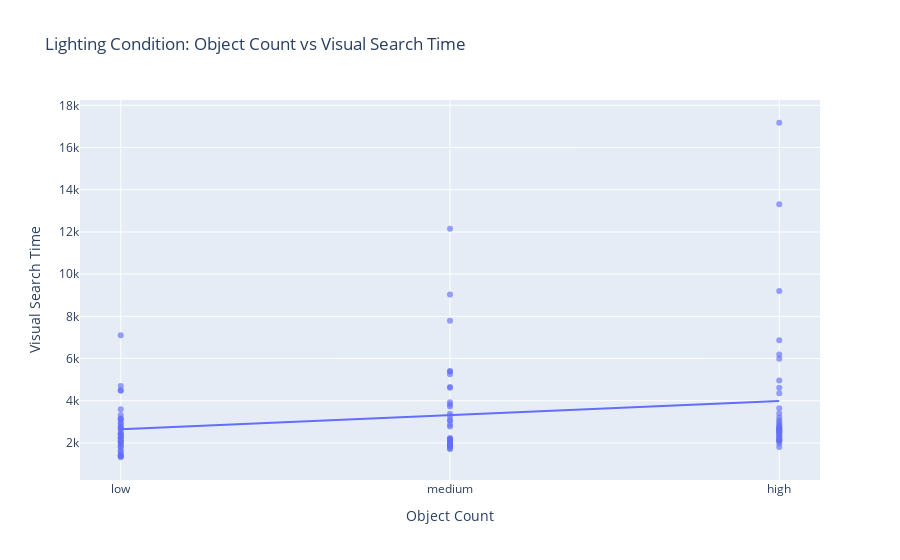

Notebook source saved alongside this figure:
### Code cell
fig = px.scatter(
    lighting_data,
    x='OC_numeric',
    y='visualSearchTime',
    opacity=0.65,
    trendline='ols',
    labels={
        'OC_numeric': 'Object Count',
        'visualSearchTime': 'Visual Search Time'
    },
    title='Lighting Condition: Object Count vs Visual Search Time'
)

fig.update_xaxes(
    tickmode='array',
    tickvals=[1, 2, 3],
    ticktext=['low', 'medium', 'high']
)

fig.show()

### Figure 1 — Plotly figure (JSON) as saved in the notebook; plotly's stock layout.template omitted (floating-point values rounded to 4 significant figures)
{"data": [{"hovertemplate": "Object Count=%{x}<br>Visual Search Time=%{y}<extra></extra>", "legendgroup": "", "marker": {"color": "#636efa", "opacity": 0.65, "symbol": "circle"}, "mode": "markers", "name": "", "orientation": "v", "showlegend": false, "type": "scatter", "x": [2, 2, 2, 3, 1, 3, 3, 2, 1, 2, 3, 1, 1, 1, 1, 3, 3, 2, 1, 2, 3, 1, 1, 3, 2, 3, 2, 1, 3, 1, 3, 1, 2, 3, 2, 2, 2, 3, 1, 1, 2, 1, 3, 3, 1, 3, 2, 2, 2, 1, 3, 2, 1, 3, 2, 2, 2, 1, 3, 1, 3, 1, 1, 3, 1, 2, 2, 3, 3, 1, 3, 2, 1, 2, 1, 3, 2, 3, 2, 2, 1, 1, 3, 3, 1, 2, 3, 2, 1, 3, 3, 3, 1, 3, 1, 2, 1, 2, 3, 2, 1, 1, 3, 2, 3, 1, 2, 2], "xaxis": "x", "y": [7795, 2781, 2152, 6862, 2228, 3204, 2735, 1851, 2632, 1870, 2623, 1892, 2237, 2088, 4704, 2537, 4620, 2159, 3164, 1727, 2168, 1779, 1982, 2334, 1985, 2482, 3078, 1574, 2377, 2281, 2661, 2732, 4653, 2286, 2010, 3271, 3826, 2466, 2901, 1830, 1966, 2056, 3396, 2966, 3593, 2098, 1956, 2172, 3387, 2391, 2143, 2172, 3136, 2114, 5400, 3927, 1956, 2437, 4351, 2783, 2707, 2688, 2470, 2861, 2385, 1834, 1956, 2813, 3065, 2072, 6195, 3051, 7101, 9040, 4486, 9205, 12153, 4960, 5253, 5398, 4491, 3087, 13314, 5989, 2946, 4620, 3648, 3726, 3329, 2632, 2564, 17174, 1616, 2528, 1323, 1872, 1377, 2861, 2187, 2083, 1411, 1445, 1985, 2239, 1811, 1384, 1721, 2181], "yaxis": "y"}, {"hovertemplate": "<b>OLS trendline</b><br>visualSearchTime = 667.083 * OC_numeric + 1982.26<br>R<sup>2</sup>=0.051083<br><br>Object Count=%{x}<br>Visual Search Time=%{y} <b>(trend)</b><extra></extra>", "legendgroup": "", "marker": {"color": "#636efa", "symbol": "circle"}, "mode": "lines", "name": "", "showlegend": false, "type": "scatter", "x": [1, 1, 1, 1, 1, 1, 1, 1, 1, 1, 1, 1, 1, 1, 1, 1, 1, 1, 1, 1, 1, 1, 1, 1, 1, 1, 1, 1, 1, 1, 1, 1, 1, 1, 1, 1, 2, 2, 2, 2, 2, 2, 2, 2, 2, 2, 2, 2, 2, 2, 2, 2, 2, 2, 2, 2, 2, 2, 2, 2, 2, 2, 2, 2, 2, 2, 2, 2, 2, 2, 2, 2, 3, 3, 3, 3, 3, 3, 3, 3, 3, 3, 3, 3, 3, 3, 3, 3, 3, 3, 3, 3, 3, 3, 3, 3, 3, 3, 3, 3, 3, 3, 3, 3, 3, 3, 3, 3], "xaxis": "x", "y": [2649.0, 2649.0, 2649.0, 2649.0, 2649.0, 2649.0, 2649.0, 2649.0, 2649.0, 2649.0, 2649.0, 2649.0, 2649.0, 2649.0, 2649.0, 2649.0, 2649.0, 2649.0, 2649.0, 2649.0, 2649.0, 2649.0, 2649.0, 2649.0, 2649.0, 2649.0, 2649.0, 2649.0, 2649.0, 2649.0, 2649.0, 2649.0, 2649.0, 2649.0, 2649.0, 2649.0, 3316.0, 3316.0, 3316.0, 3316.0, 3316.0, 3316.0, 3316.0, 3316.0, 3316.0, 3316.0, 3316.0, 3316.0, 3316.0, 3316.0, 3316.0, 3316.0, 3316.0, 3316.0, 3316.0, 3316.0, 3316.0, 3316.0, 3316.0, 3316.0, 3316.0, 3316.0, 3316.0, 3316.0, 3316.0, 3316.0, 3316.0, 3316.0, 3316.0, 3316.0, 3316.0, 3316.0, 3984.0, 3984.0, 3984.0, 3984.0, 3984.0, 3984.0, 3984.0, 3984.0, 3984.0, 3984.0, 3984.0, 3984.0, 3984.0, 3984.0, 3984.0, 3984.0, 3984.0, 3984.0, 3984.0, 3984.0, 3984.0, 3984.0, 3984.0, 3984.0, 3984.0, 3984.0, 3984.0, 3984.0, 3984.0, 3984.0, 3984.0, 3984.0, 3984.0, 3984.0, 3984.0, 3984.0], "yaxis": "y"}], "layout": {"legend": {"tracegroupgap": 0}, "title": {"text": "Lighting Condition: Object Count vs Visual Search Time"}, "xaxis": {"anchor": "y", "domain": [0, 1], "tickmode": "array", "ticktext": ["low", "medium", "high"], "tickvals": [1, 2, 3], "title": {"text": "Object Count"}}, "yaxis": {"anchor": "x", "domain": [0, 1], "title": {"text": "Visual Search Time"}}}}
